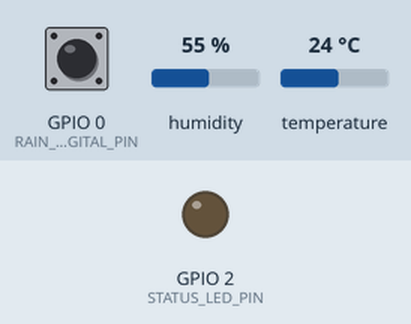
This sketch was run on a simulated ESP32. On the bench: output pins drawn as LEDs (lit = HIGH). Inputs (shaded band) come from the test bench; at power-on: GPIO 0 (RAIN_DIGITAL_PIN) HIGH, humidity 55 %, temperature 24 °C. WiFi joins after 1.5 s; servers stay silent unless stated; uploads are accepted with an empty reply; what the sketch prints to the serial monitor is not drawn.

Above: at 0.0 s.
At 3.7 s:
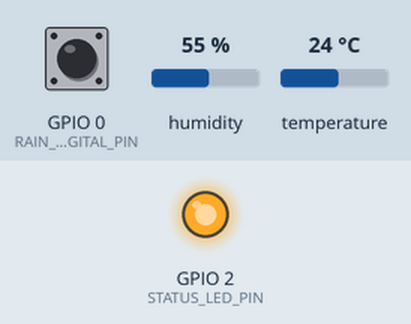
3.8 s: GPIO 0 (RAIN_DIGITAL_PIN) pulled LOW for 3 s
Timing chart, 0 to 13.8 s (numbered marks = the images above; inputs shaded):
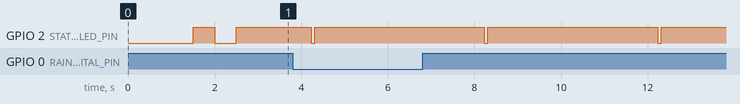

The sketch:

esp32_weather_station.ino
```cpp
/*
 * =====================================================================================
 * Smart Weather Alert System for Farmers Using ESP32 and IoT
 * MCA Academic Project - Arduino IDE Firmware
 * =====================================================================================
 *
 * Hardware Connections:
 *   1. DHT11 Sensor:
 *      - VCC -> 3.3V (or 5V)
 *      - GND -> GND
 *      - Data -> GPIO 4
 *
 *   2. Rain Sensor Module (FC-37 Rain Board + LM393 Comparator):
 *      - VCC -> 3.3V (or 5V)
 *      - GND -> GND
 *      - DO (Digital Output) -> GPIO 0
 *
 * Required Libraries (Install via Arduino Library Manager):
 *   - "DHT sensor library" by Adafruit
 *   - "Adafruit Unified Sensor" by Adafruit
 *   - Built-in ESP32 libraries: WiFi.h, HTTPClient.h
 * =====================================================================================
 */

#include <WiFi.h>
#include <HTTPClient.h>
#include <DHT.h>

// -------------------------------------------------------------
// 1. Wi-Fi Configuration
// -------------------------------------------------------------
const char* WIFI_SSID     = "YOUR_WIFI_SSID";         // Replace with your Wi-Fi SSID
const char* WIFI_PASSWORD = "YOUR_WIFI_PASSWORD";     // Replace with your Wi-Fi Password

// -------------------------------------------------------------
// 2. Backend Server Configuration
// -------------------------------------------------------------
// Update with your laptop's local LAN IP address
const char* BACKEND_SERVER_IP = "192.168.43.250";
const int   BACKEND_PORT      = 5000;
const char* API_ENDPOINT      = "/api/sensor-data";
const char* API_KEY           = "WEATHER_FARM_KEY_2026";
const char* DEVICE_ID         = "ESP32_FARM_01";

// -------------------------------------------------------------
// 3. Hardware Pin Definitions
// -------------------------------------------------------------
#define DHTPIN            4   // GPIO 4 connected to DHT11 Data pin
#define DHTTYPE           DHT11

#define RAIN_DIGITAL_PIN  0   // GPIO 0 connected to Rain Sensor Digital Output (DO)
#define STATUS_LED_PIN    2   // Onboard Blue LED on ESP32

// Transmission Interval: Telemetry sent every 4 seconds
const unsigned long SEND_INTERVAL_MS = 4000;
unsigned long lastSendTime = 0;

// Initialize DHT Sensor
DHT dht(DHTPIN, DHTTYPE);

// -------------------------------------------------------------
// Helper: Connect and Maintain Wi-Fi Connection
// -------------------------------------------------------------
void connectToWiFi() {
  if (WiFi.status() == WL_CONNECTED) return;

  WiFi.mode(WIFI_STA);
  WiFi.begin(WIFI_SSID, WIFI_PASSWORD);

  int attempts = 0;
  while (WiFi.status() != WL_CONNECTED && attempts < 25) {
    delay(500);
    digitalWrite(STATUS_LED_PIN, !digitalRead(STATUS_LED_PIN)); // Blink LED while connecting
    attempts++;
  }

  if (WiFi.status() == WL_CONNECTED) {
    digitalWrite(STATUS_LED_PIN, HIGH); // Solid ON when connected
  } else {
    digitalWrite(STATUS_LED_PIN, LOW);
  }
}

// -------------------------------------------------------------
// Setup Function
// -------------------------------------------------------------
void setup() {
  Serial.begin(115200);
  delay(1000);

  pinMode(STATUS_LED_PIN, OUTPUT);
  pinMode(RAIN_DIGITAL_PIN, INPUT_PULLUP); // Rain sensor digital pin

  dht.begin();
  connectToWiFi();
}

// -------------------------------------------------------------
// Main Loop Function
// -------------------------------------------------------------
void loop() {
  // Maintain Wi-Fi Connection
  if (WiFi.status() != WL_CONNECTED) {
    connectToWiFi();
  }

  unsigned long currentMillis = millis();
  if (currentMillis - lastSendTime >= SEND_INTERVAL_MS) {
    lastSendTime = currentMillis;

    // 1. Read DHT11 Temperature and Humidity
    float humidity = dht.readHumidity();
    float temperature = dht.readTemperature(); // Celsius

    if (isnan(humidity) || isnan(temperature)) {
      Serial.println("[ERROR] Failed to read from DHT11 sensor! Check wiring on GPIO 4.");
      return;
    }

    // 2. Read Digital Rain Sensor (Active-LOW: 0 = Water Detected, 1 = No Water Detected)
    int rainDigital = digitalRead(RAIN_DIGITAL_PIN);
    bool isWaterDetected = (rainDigital == LOW);
    const char* rainStatus = isWaterDetected ? "Water Detected" : "No Water Detected";

    // 3. Simplified Serial Monitor Output
    Serial.println();
    Serial.println("SMART WEATHER MONITORING");
    Serial.println();
    Serial.print("Temperature: ");
    Serial.print((int)round(temperature));
    Serial.println(" °C");
    Serial.print("Humidity: ");
    Serial.print((int)round(humidity));
    Serial.println(" %");
    Serial.print("Rain Status: ");
    Serial.println(rainStatus);

    // 4. Transmit Telemetry to Flask API via HTTP POST
    if (WiFi.status() == WL_CONNECTED) {
      transmitSensorData(temperature, humidity, isWaterDetected, rainStatus);
    }
  }
}

// -------------------------------------------------------------
// Function to Send JSON Payload to Backend REST API
// -------------------------------------------------------------
void transmitSensorData(float temp, float hum, bool isWaterDetected, const char* rainStatus) {
  HTTPClient http;

  String serverUrl = String("http://") + BACKEND_SERVER_IP + ":" + String(BACKEND_PORT) + API_ENDPOINT;

  http.begin(serverUrl);
  http.addHeader("Content-Type", "application/json");
  http.addHeader("X-API-KEY", API_KEY);
  http.setTimeout(4000); // 4-second network timeout

  // Construct JSON body
  char jsonBuffer[256];
  snprintf(jsonBuffer, sizeof(jsonBuffer),
           "{\"device_id\":\"%s\",\"temperature\":%.1f,\"humidity\":%.1f,\"rain_status\":\"%s\",\"rain_detected\":%s,\"rain_value\":%d,\"api_key\":\"%s\"}",
           DEVICE_ID,
           temp,
           hum,
           rainStatus,
           isWaterDetected ? "true" : "false",
           isWaterDetected ? 0 : 1,
           API_KEY);

  int httpResponseCode = http.POST(jsonBuffer);

  if (httpResponseCode > 0) {
    // Quick blink to indicate successful transmission
    digitalWrite(STATUS_LED_PIN, LOW);
    delay(80);
    digitalWrite(STATUS_LED_PIN, HIGH);
  }

  http.end(); // Free network resources
}
```

Measured:
- by itself, GPIO 2 (STATUS_LED_PIN): alternates HIGH for 3.9 s and LOW for 0.08 s
